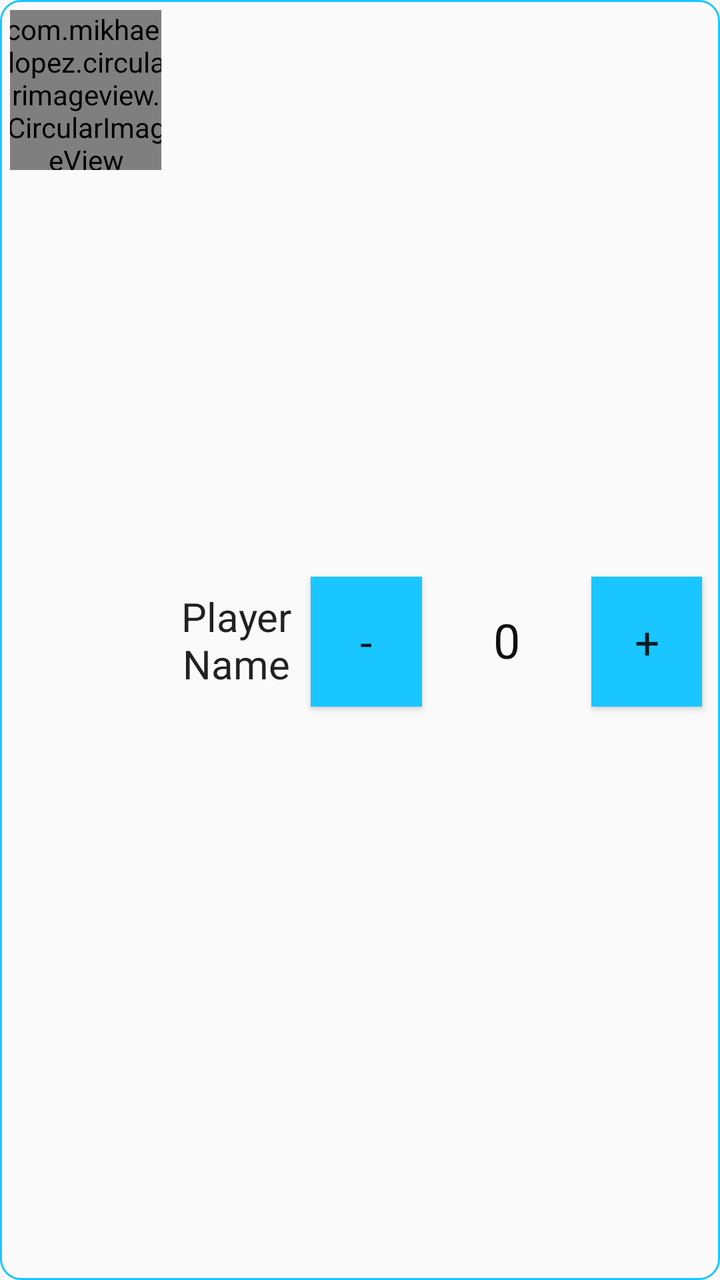
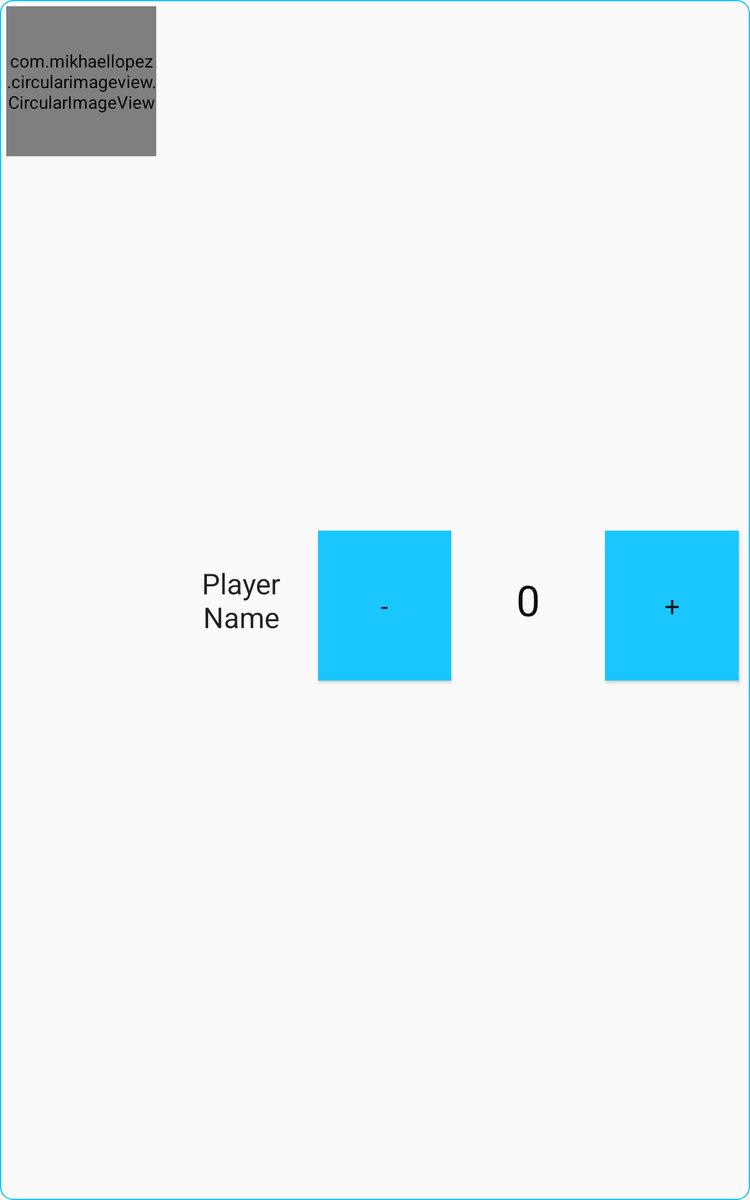

An Android layout and its configuration variant, each rendered on a device that would load it. The default file and the variant file are quoted in full after the pictures.
<!-- AndroidManifest.xml: application theme AppTheme -->
<!-- res/layout/game_player_format.xml -->
<?xml version="1.0" encoding="utf-8"?>
<LinearLayout xmlns:android="http://schemas.android.com/apk/res/android"
    xmlns:app="http://schemas.android.com/apk/res-auto"
    android:layout_width="match_parent"
    android:layout_height="wrap_content"
    android:background="@drawable/border">

    <LinearLayout
        android:layout_width="match_parent"
        android:layout_height="match_parent">

        <LinearLayout
            android:layout_width="wrap_content"
            android:layout_height="wrap_content"
            android:layout_weight="10"
            android:orientation="horizontal">

            <androidx.constraintlayout.widget.ConstraintLayout
                android:layout_width="wrap_content"
                android:layout_height="wrap_content">

                <com.mikhaellopez.circularimageview.CircularImageView
                    android:id="@+id/player_Image_Game"
                    android:layout_width="80dp"
                    android:layout_height="80dp"
                    android:layout_weight="10"
                    android:background="@drawable/icon_player_blue"
                    app:civ_border_color="@color/orange_red"
                    app:civ_border_width="1dp"
                    app:civ_shadow="false"
                    app:civ_shadow_radius="1"
                    app:layout_constraintBottom_toBottomOf="parent"
                    app:layout_constraintEnd_toEndOf="parent"
                    app:layout_constraintStart_toStartOf="parent"
                    app:layout_constraintTop_toTopOf="parent" />

            </androidx.constraintlayout.widget.ConstraintLayout>
        </LinearLayout>

        <TextView
            android:id="@+id/player_Name_Game"
            android:layout_width="90dp"
            android:layout_height="match_parent"
            android:layout_weight="35"
            android:gravity="center"
            android:maxLines="3"
            android:text="Player Name"
            android:textAppearance="@style/TextAppearance.AppCompat.Large"
            android:textSize="20sp" />

        <Button
            android:id="@+id/minus"
            android:layout_width="60dp"
            android:layout_height="65dp"
            android:layout_weight="10"
            android:background="@color/colorPrimary"
            android:focusable="false"
            android:text="-"
            android:textAppearance="@style/TextAppearance.AppCompat.Large" />

        <TextView
            android:id="@+id/current_Score"
            android:layout_width="100dp"
            android:layout_height="match_parent"
            android:layout_weight="35"
            android:gravity="center_horizontal|center_vertical"
            android:text="0"
            android:textAppearance="@style/TextAppearance.AppCompat.Small"
            android:textColor="#0F0F0F"
            android:textSize="24sp" />

        <Button
            android:id="@+id/plus"
            android:layout_width="60dp"
            android:layout_height="65dp"
            android:layout_marginEnd="4dp"
            android:layout_weight="10"
            android:background="@color/colorPrimary"
            android:focusable="false"
            android:text="+"
            android:textAppearance="@style/TextAppearance.AppCompat.Large" />

    </LinearLayout>

</LinearLayout>
<!-- resources referenced by this layout -->
<resources>
  <color name="colorPrimary">#1ac6ff</color>
  <color name="orange_red">#FF4500</color>
  <!-- drawable border (drawable) -->
  <?xml version="1.0" encoding="utf-8"?>
  <shape xmlns:android="http://schemas.android.com/apk/res/android" >
      <stroke android:width="1dp" android:color="@color/colorPrimary" />
      <padding android:left="5dp" android:top="5dp" android:right="5dp" android:bottom="5dp" />
      <corners android:radius="10dp" />
  </shape>
  <!-- drawable icon_player_blue (drawable-anydpi) -->
  <vector xmlns:android="http://schemas.android.com/apk/res/android"
      android:width="70dp"
      android:height="70dp"
      android:viewportWidth="21.6"
      android:viewportHeight="21.6"
      android:tint="#23B6E5">
    <group android:translateX="-1.2"
        android:translateY="-1.2">
        <path
            android:fillColor="#FF000000"
            android:pathData="M12,2C6.48,2 2,6.48 2,12s4.48,10 10,10 10,-4.48 10,-10S17.52,2 12,2zM12,5c1.66,0 3,1.34 3,3s-1.34,3 -3,3 -3,-1.34 -3,-3 1.34,-3 3,-3zM12,19.2c-2.5,0 -4.71,-1.28 -6,-3.22 0.03,-1.99 4,-3.08 6,-3.08 1.99,0 5.97,1.09 6,3.08 -1.29,1.94 -3.5,3.22 -6,3.22z"/>
    </group>
  </vector>
  <style name="AppTheme" parent="Theme.AppCompat.Light">
          
          <item name="colorPrimary">@color/colorPrimary</item>
          <item name="colorPrimaryDark">@color/colorPrimaryDark</item>
          <item name="colorControlActivated">#3399ff</item>
          <item name="actionOverflowMenuStyle">@style/OverflowMenu</item>
      </style>
  <color name="colorPrimaryDark">#006bb3</color>
  <style name="OverflowMenu" parent="Widget.AppCompat.PopupMenu.Overflow">
          
          <item name="overlapAnchor">false</item>
          
          <item name="android:overlapAnchor">false</item>
      </style>
</resources>
<!-- res/layout-sw600dp/game_player_format.xml (the author's variant of the layout above) -->
<!-- drawn on a 7-inch tablet held upright -->
<?xml version="1.0" encoding="utf-8"?>
<LinearLayout xmlns:android="http://schemas.android.com/apk/res/android"
xmlns:app="http://schemas.android.com/apk/res-auto"
android:layout_width="match_parent"
android:layout_height="wrap_content"
android:background="@drawable/border">

<LinearLayout
    android:layout_width="match_parent"
    android:layout_height="match_parent">

    <LinearLayout
        android:layout_width="wrap_content"
        android:layout_height="wrap_content"
        android:layout_weight="10"
        android:orientation="horizontal">

        <androidx.constraintlayout.widget.ConstraintLayout
            android:layout_width="wrap_content"
            android:layout_height="wrap_content">

            <com.mikhaellopez.circularimageview.CircularImageView
                android:id="@+id/player_Image_Game"
                android:layout_width="120dp"
                android:layout_height="120dp"
                android:layout_weight="10"
                app:civ_border_color="@color/orange_red"
                android:background="@drawable/icon_player_blue"
                app:civ_border_width="1dp"
                app:civ_shadow="false"
                app:civ_shadow_radius="1"
                app:layout_constraintStart_toStartOf="parent"
                app:layout_constraintTop_toTopOf="parent" />

        </androidx.constraintlayout.widget.ConstraintLayout>
    </LinearLayout>

    <TextView
        android:id="@+id/player_Name_Game"
        android:layout_width="100dp"
        android:layout_height="match_parent"
        android:layout_weight="35"
        android:gravity="center"
        android:maxLines="3"
        android:text="Player Name"
        android:textAppearance="@style/TextAppearance.AppCompat.Large"
        android:textSize="23sp" />

    <Button
        android:id="@+id/minus"
        android:layout_width="100dp"
        android:layout_height="120dp"
        android:layout_weight="10"
        android:background="@color/colorPrimary"
        android:focusable="false"
        android:text="-"
        android:textAppearance="@style/TextAppearance.AppCompat.Large" />

    <TextView
        android:id="@+id/current_Score"
        android:layout_width="100dp"
        android:layout_height="match_parent"
        android:layout_weight="35"
        android:gravity="center_horizontal|center_vertical"
        android:text="0"
        android:textAppearance="@style/TextAppearance.AppCompat.Small"
        android:textColor="#0F0F0F"
        android:textSize="34sp" />

    <Button
        android:id="@+id/plus"
        android:layout_width="100dp"
        android:layout_height="120dp"
        android:layout_marginEnd="4dp"
        android:layout_weight="10"
        android:background="@color/colorPrimary"
        android:focusable="false"
        android:text="+"
        android:textAppearance="@style/TextAppearance.AppCompat.Large" />

</LinearLayout>

</LinearLayout>
